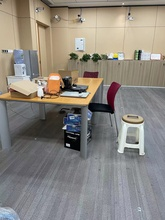
%> input picture 1-L.jpg, 165 x 220 px, shrunk from 1276 x 1702 before the run
$ octave 'depth estimation.m'   (GNU Octave 9; MATLAB toolbox functions it lacks are replaced by stand-ins)
%> lines starting %> are read from the running program, lines starting %| are printed output that depends on the picture
clc;
clear;

%% 加载2张立体图像
left = imread('1-L.jpg');
%> left is the input picture: size 220x165x3 uint8; mean R, G, B 140.1, 134.9, 127.7
right = imread('1-R.jpg');
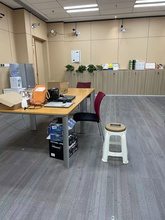
%> input picture 1-R.jpg, 165 x 220 px, shrunk from 1276 x 1702 before the run
%> right is the input picture: size 220x165x3 uint8; mean R, G, B 136.8, 132.5, 126.5
sizeI = size(left);
%> sizeI = [220 165 3]

% 显示复合图像
zero = zeros(sizeI(1), sizeI(2));
channelRed = left(:,:,1);
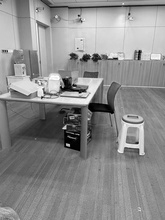
%> channelRed: size 220x165 uint8; min 0, max 255, mean 140.1
channelBlue = right(:,:,3);
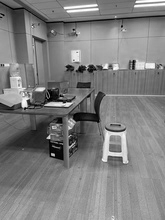
%> channelBlue: size 220x165 uint8; min 0, max 255, mean 126.5
composite = cat(3, channelRed, zero, channelBlue);
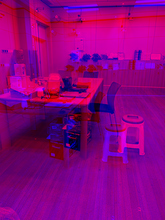
%> composite: size 220x165x3 uint8; mean R, G, B 140.1, 0, 126.5

figure(1);
subplot(2,3,1);
imshow(left);
axis image;
title('左图');

subplot(2,3,2);
imshow(right);
axis image;
title('右图');

subplot(2,3,3);
imshow(composite);
axis image;
title('重叠图');

%% 基本的块匹配

% 通过估计子像素的块匹配计算视差
disp('运行基本的块匹配~');

% 启动定时器
tic();

% 平均3个颜色通道值将RGB图像转换为灰度图像
leftI = mean(left, 3);
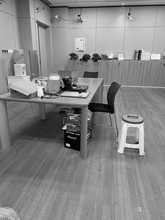
%> leftI: size 220x165 double; min 0, max 252.3, mean 134.2
rightI = mean(right, 3);
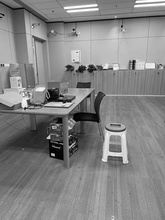
%> rightI: size 220x165 double; min 0, max 255, mean 131.9


% SHD
%  bitsUint8 = 8;
% leftI = im2uint8(leftI./255.0);
% rightI = im2uint8(rightI./255.0);


% DbasicSubpixel将保存块匹配的结果，元素值为单精度32位浮点数
DbasicSubpixel = zeros(size(leftI), 'single');

% 获得图像大小
[imgHeight, imgWidth] = size(leftI);
%> imgHeight = 220; imgWidth = 165

% 视差范围定义离第1幅图像中的块位置多少像素远来搜索其它图像中的匹配块。
disparityRange = 50;

% 定义块匹配的块大小
halfBlockSize = 5;
blockSize = 2 * halfBlockSize + 1;

% 对于图像中的每行（m）像素
%> (the run ends here)
